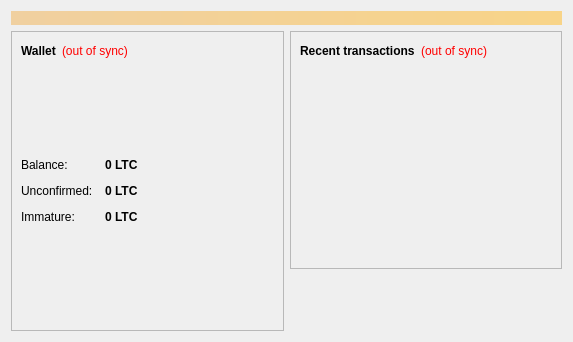
<?xml version="1.0" encoding="UTF-8"?>
<ui version="4.0">
 <class>OverviewPage</class>
 <widget class="QWidget" name="OverviewPage">
  <property name="geometry">
   <rect>
    <x>0</x>
    <y>0</y>
    <width>573</width>
    <height>342</height>
   </rect>
  </property>
  <property name="windowTitle">
   <string>Form</string>
  </property>
  <layout class="QVBoxLayout" name="topLayout">
   <item>
    <widget class="QLabel" name="labelAlerts">
     <property name="visible">
      <bool>false</bool>
     </property>
     <property name="styleSheet">
      <string notr="true">background-color: qlineargradient(x1: 0, y1: 0, x2: 1, y2: 0, stop:0 #F0D0A0, stop:1 #F8D488); color:#000000;</string>
     </property>
     <property name="wordWrap">
      <bool>true</bool>
     </property>
     <property name="margin">
      <number>3</number>
     </property>
    </widget>
   </item>
   <item>
    <layout class="QHBoxLayout" name="horizontalLayout" stretch="1,1">
     <item>
      <layout class="QVBoxLayout" name="verticalLayout_2">
       <item>
        <widget class="QFrame" name="frame">
         <property name="frameShape">
          <enum>QFrame::StyledPanel</enum>
         </property>
         <property name="frameShadow">
          <enum>QFrame::Raised</enum>
         </property>
         <layout class="QVBoxLayout" name="verticalLayout_4">
          <item>
           <layout class="QHBoxLayout" name="horizontalLayout_4">
            <item>
             <widget class="QLabel" name="label_5">
              <property name="font">
               <font>
                <weight>75</weight>
                <bold>true</bold>
               </font>
              </property>
              <property name="text">
               <string>Wallet</string>
              </property>
             </widget>
            </item>
            <item>
             <widget class="QLabel" name="labelWalletStatus">
              <property name="toolTip">
               <string>The displayed information may be out of date. Your wallet automatically synchronizes with the Woodcoin network after a connection is established, but this process has not completed yet.</string>
              </property>
              <property name="styleSheet">
               <string notr="true">QLabel { color: red; }</string>
              </property>
              <property name="text">
               <string notr="true">(out of sync)</string>
              </property>
              <property name="alignment">
               <set>Qt::AlignLeading|Qt::AlignLeft|Qt::AlignVCenter</set>
              </property>
             </widget>
            </item>
            <item>
             <spacer name="horizontalSpacer_2">
              <property name="orientation">
               <enum>Qt::Horizontal</enum>
              </property>
              <property name="sizeHint" stdset="0">
               <size>
                <width>40</width>
                <height>20</height>
               </size>
              </property>
             </spacer>
            </item>
           </layout>
          </item>
          <item>
           <spacer name="verticalSpacer_3">
            <property name="orientation">
             <enum>Qt::Vertical</enum>
            </property>
            <property name="sizeHint" stdset="0">
             <size>
              <width>20</width>
              <height>40</height>
             </size>
            </property>
           </spacer>
          </item>
          <item>
           <layout class="QFormLayout" name="formLayout_2">
            <property name="fieldGrowthPolicy">
             <enum>QFormLayout::AllNonFixedFieldsGrow</enum>
            </property>
            <property name="horizontalSpacing">
             <number>12</number>
            </property>
            <property name="verticalSpacing">
             <number>12</number>
            </property>
            <item row="0" column="0">
             <widget class="QLabel" name="label">
              <property name="text">
               <string>Balance:</string>
              </property>
             </widget>
            </item>
            <item row="0" column="1">
             <widget class="QLabel" name="labelBalance">
              <property name="font">
               <font>
                <weight>75</weight>
                <bold>true</bold>
               </font>
              </property>
              <property name="cursor">
               <cursorShape>IBeamCursor</cursorShape>
              </property>
              <property name="toolTip">
               <string>Your current balance</string>
              </property>
              <property name="text">
               <string notr="true">0 LTC</string>
              </property>
              <property name="textInteractionFlags">
               <set>Qt::LinksAccessibleByMouse|Qt::TextSelectableByKeyboard|Qt::TextSelectableByMouse</set>
              </property>
             </widget>
            </item>
            <item row="1" column="0">
             <widget class="QLabel" name="label_3">
              <property name="text">
               <string>Unconfirmed:</string>
              </property>
             </widget>
            </item>
            <item row="1" column="1">
             <widget class="QLabel" name="labelUnconfirmed">
              <property name="font">
               <font>
                <weight>75</weight>
                <bold>true</bold>
               </font>
              </property>
              <property name="cursor">
               <cursorShape>IBeamCursor</cursorShape>
              </property>
              <property name="toolTip">
               <string>Total of transactions that have yet to be confirmed, and do not yet count toward the current balance</string>
              </property>
              <property name="text">
               <string notr="true">0 LTC</string>
              </property>
              <property name="textInteractionFlags">
               <set>Qt::LinksAccessibleByMouse|Qt::TextSelectableByKeyboard|Qt::TextSelectableByMouse</set>
              </property>
             </widget>
            </item>
            <item row="2" column="0">
             <widget class="QLabel" name="labelImmatureText">
              <property name="text">
               <string>Immature:</string>
              </property>
             </widget>
            </item>
            <item row="2" column="1">
             <widget class="QLabel" name="labelImmature">
              <property name="font">
               <font>
                <weight>75</weight>
                <bold>true</bold>
               </font>
              </property>
              <property name="toolTip">
               <string>Chopped balance that has not yet matured</string>
              </property>
              <property name="text">
               <string notr="true">0 LTC</string>
              </property>
              <property name="textInteractionFlags">
               <set>Qt::LinksAccessibleByMouse|Qt::TextSelectableByKeyboard|Qt::TextSelectableByMouse</set>
              </property>
             </widget>
            </item>
           </layout>
          </item>
          <item>
           <widget class="QLabel" name="logo">
            <property name="sizePolicy">
             <sizepolicy hsizetype="MinimumExpanding" vsizetype="MinimumExpanding">
              <horstretch>0</horstretch>
              <verstretch>0</verstretch>
             </sizepolicy>
            </property>
            <property name="text">
             <string/>
            </property>
            <property name="pixmap">
             <pixmap resource="../bitcoin.qrc">:/woodcoinlogo.png</pixmap>
            </property>
            <property name="scaledContents">
             <bool>true</bool>
            </property>
           </widget>
          </item>
         </layout>
        </widget>
       </item>
      </layout>
     </item>
     <item>
      <layout class="QVBoxLayout" name="verticalLayout_3">
       <item>
        <widget class="QFrame" name="frame_2">
         <property name="frameShape">
          <enum>QFrame::StyledPanel</enum>
         </property>
         <property name="frameShadow">
          <enum>QFrame::Raised</enum>
         </property>
         <layout class="QVBoxLayout" name="verticalLayout">
          <item>
           <layout class="QHBoxLayout" name="horizontalLayout_2">
            <item>
             <widget class="QLabel" name="label_4">
              <property name="text">
               <string>&lt;b&gt;Recent transactions&lt;/b&gt;</string>
              </property>
             </widget>
            </item>
            <item>
             <widget class="QLabel" name="labelTransactionsStatus">
              <property name="toolTip">
               <string>The displayed information may be out of date. Your wallet automatically synchronizes with the Woodcoin network after a connection is established, but this process has not completed yet.</string>
              </property>
              <property name="styleSheet">
               <string notr="true">QLabel { color: red; }</string>
              </property>
              <property name="text">
               <string notr="true">(out of sync)</string>
              </property>
              <property name="alignment">
               <set>Qt::AlignRight|Qt::AlignTrailing|Qt::AlignVCenter</set>
              </property>
             </widget>
            </item>
            <item>
             <spacer name="horizontalSpacer">
              <property name="orientation">
               <enum>Qt::Horizontal</enum>
              </property>
              <property name="sizeHint" stdset="0">
               <size>
                <width>40</width>
                <height>20</height>
               </size>
              </property>
             </spacer>
            </item>
           </layout>
          </item>
          <item>
           <widget class="QListView" name="listTransactions">
            <property name="styleSheet">
             <string notr="true">QListView { background: transparent; }</string>
            </property>
            <property name="frameShape">
             <enum>QFrame::NoFrame</enum>
            </property>
            <property name="verticalScrollBarPolicy">
             <enum>Qt::ScrollBarAlwaysOff</enum>
            </property>
            <property name="horizontalScrollBarPolicy">
             <enum>Qt::ScrollBarAlwaysOff</enum>
            </property>
            <property name="selectionMode">
             <enum>QAbstractItemView::NoSelection</enum>
            </property>
           </widget>
          </item>
         </layout>
        </widget>
       </item>
       <item>
        <spacer name="verticalSpacer_2">
         <property name="orientation">
          <enum>Qt::Vertical</enum>
         </property>
         <property name="sizeHint" stdset="0">
          <size>
           <width>20</width>
           <height>40</height>
          </size>
         </property>
        </spacer>
       </item>
      </layout>
     </item>
    </layout>
   </item>
  </layout>
 </widget>
 <resources>
  <include location="../bitcoin.qrc"/>
 </resources>
 <connections/>
</ui>
